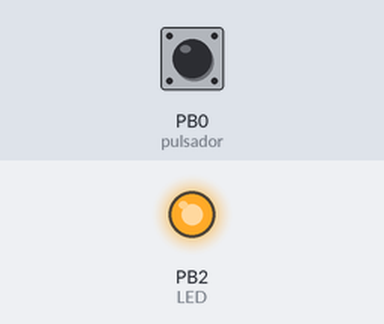
A sketch run on a simulated ATtiny85, built with avr-gcc and run on an emulated ATtiny85. On the bench: output pins drawn as LEDs (lit = HIGH). The test bench sets the inputs (shaded band); at power-on: PB0 (pulsador) LOW.

Above: at 1.2 s.
1.3 s: PB0 (pulsador) pulled HIGH for 0.15 s
At 1.93 s:
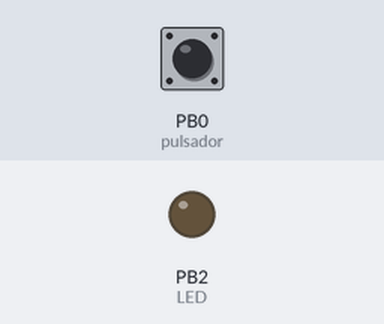
Timing chart, 0 to 10.3 s (numbered marks = the images above; inputs shaded):
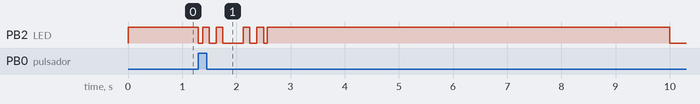

The sketch:

PROYECTO_A4_IR_Remote_Sender.ino
```cpp
/*
 * Aurelio gallardo Rodríguez
 * proyecto mando a distancia con un solo botón y ATtiny 85
 * 27-Diciembre-2020
 */
#include <IRremote.h>

IRsend irsend;

int i;
int LED=2;
int pulsador=0;
int estado=0;
int estadoAnterior=0;
long tiempo2 =0;
long tiempo=0;
uint32_t numEnviado=0xC40BF; // C40BF

void setup()
{
 pinMode(LED,OUTPUT);
 pinMode(pulsador,INPUT);
}

void loop() {

tiempo=millis();

estado=digitalRead(pulsador);

if (estado==1 && estadoAnterior==0) { //flanco de subida
  parpadeo();
  envio(numEnviado);
  envio(numEnviado);
  parpadeo();
}

estadoAnterior=estado;

digitalWrite(LED,((tiempo/10000)%8==0));

}

// Función parpadeo
void parpadeo() {
  tiempo2=millis()+500;
  while(millis()<tiempo2) {
    digitalWrite(LED,(millis()/125)%2);
  }
}

// Función envío dato
void envio(uint32_t num) {
   irsend.sendNEC(num, 32); // NEC code
   tiempo2=millis()+70; // aumento el tiempo de envío en trescientos
   while (millis()<tiempo2) {
     tiempo2=tiempo2+0; // do something useless;
   }
}
```
